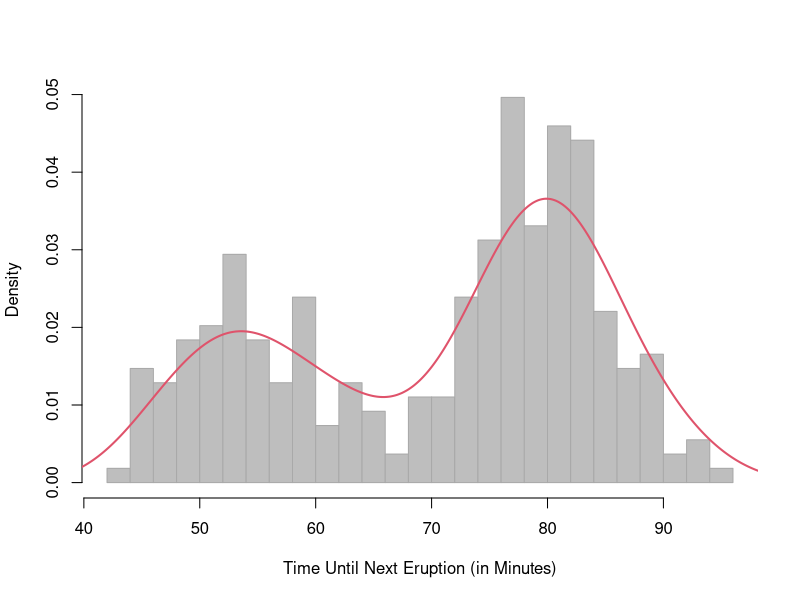

Write R code to recreate this figure. (Note: this script raises an error after producing the figure.)
## ---- chunk 1
knitr::opts_chunk$set(echo = TRUE)
## ---- chunk 2
data(faithful)
head(faithful)

waiting  = as.matrix(faithful[, 2, drop = FALSE])
h <- hist(waiting, col = "grey", bor = "darkgrey", breaks = 24, prob = TRUE, 
          xlab = "Time Until Next Eruption (in Minutes)", main="")
lines(density(waiting), col = 2, lwd = 2)
## ---- chunk 3
#--- WRITE A FUNCTION TO GET LOG LIKELIHOOD WHICH WILL BE PLACED INSIDE THE EM FUNCTION


## Define the optimization function

em_mixture <- function(starting_values, Y, tol = .0001, maxits = 100) {
  converged <- FALSE
  iter <- 0
  N <- length(Y)
  df <- tibble()

  # initialize starting values
  pi_1 <- starting_values$pi_1
  pi_2 <- starting_values$pi_2
  mu_1 <- starting_values$mu_1
  mu_2 <- starting_values$mu_2
  var_1 <- starting_values$var_1
  var_2 <- starting_values$var_2
  
  # Loop until convergence
  while ((!converged) & (iter < maxits)) {
    # Evaluate the log likelihood at the initial parameters
    ll <- log_lik(Y = Y,
                  pi_1 = pi_1,
                  pi_2 = pi_2,
                  mu_1 = mu_1,
                  mu_2 = mu_2,
                  var_1 = var_1,
                  var_2 = var_2)
    # E-Step
    gamma_1 <- pi_1 * dnorm(Y, mu_1, sd = sqrt(var_1)) /
    (pi_1 * dnorm(Y, mu_1, sd = sqrt(var_1)) + pi_2 * dnorm(Y, mu_2, sd = sqrt(var_2)))
    gamma_2 <- pi_2 * dnorm(Y, mu_2, sd = sqrt(var_2)) /
    (pi_1 * dnorm(Y, mu_1, sd = sqrt(var_1)) + pi_2 * dnorm(Y, mu_2, sd = sqrt(var_2)))

    # Store parameters
    df <- rbind(df,
                tibble(
                  iter = iter,
                  ll = ll,
                  pi_1 = pi_1,
                  pi_2 = pi_2,
                  mu_1 = mu_1,
                  mu_2 = mu_2,
                  var_1 = var_1,
                  var_2 = var_2,
                  gamma_1 = list(gamma_1),
                  gamma_2 = list(gamma_2))
                )
    # M-Step
    pi_1 <- sum(gamma_1)/N
    pi_2 <- sum(gamma_2)/N
    mu_1 <-  sum(Y * gamma_1) / sum(gamma_1)
    mu_2 <-  sum(Y * gamma_2) / sum(gamma_2)
    var_1 <- sum((Y - mu_1)^2 * gamma_1) / sum(gamma_1)
    var_2 <- sum((Y - mu_2)^2 * gamma_2) / sum(gamma_2)
    
    # Evaluate the log likelihood at the new parameter values
    ll.new <- log_lik(Y = Y,
                      pi_1 = pi_1,
                      pi_2 = pi_2,
                      mu_1 = mu_1,
                      mu_2 = mu_2,
                      var_1 = var_1,
                      var_2 = var_2)
    # Once the difference between likelihood in the last iterations, change convergence to finish the loop

    
    if(abs(ll - ll.new) < tol) {
      converged <- TRUE
      }
    # Onto the next iteration
    iter <- iter + 1
    # Give yourself a message to keep track of progress
    cat(paste0("Running iteration ", iter,
               ". Log likelihood changed by ", round(abs(ll - ll.new), 4), "\n"))
    }
  # Return the dataframe with the iterations information
  return(df)
  }


## Define starting values
starting_values <- list(pi_1 = .5, pi_2 = .5, mu_1 = 50, mu_2 = 90, var_1 = 1, var_2 = 1)
## Save the information ir the object em
em <- em_mixture(starting_values = starting_values, Y = waiting)
## ---- chunk 4
### Plot loglikelihood vs iterarions

ggplot(em, aes(x = iter, y = ll)) +
  geom_line() +
  labs(title = "Log likelihood Vs. iterations",
       x = "Iterations",
       y = "Log likelihood") +
  theme_light()

### Plot loglikelihood vs iterarions without the first row
em_1 <- em[-1, ]
ggplot(em_1, aes(x = iter, y = ll)) +
geom_line() +
labs(title = "Log likelihood Vs. iterations",
x = "Iterations",
y = "Log likelihood") +
theme_light()

### Plot mu_1 vs iterarions
ggplot(em, aes(x = iter, y = mu_1)) +
geom_line() +
labs(title = "mu_1 Vs. iterations",
x = "Iterations",
y = "mu_1") +
theme_light()
## ---- chunk 5
### Run EM algorithm for eruptions
eruptions = as.matrix(faithful[, 1, drop = FALSE])
starting_values_e <- list(pi_1 = .5, pi_2 = .5, mu_1 = 2, mu_2 = 5, var_1 = 1, var_2 = 1)
em_e <- em_mixture(starting_values = starting_values_e, Y = eruptions)

### Include gamma 1 and gamma 2 for waiting ans eruptions in the data frame
gamma_1_w <- unlist(em[13,9])
gamma_1_e <- unlist(em_e[16,9])
gamma_2_w <- unlist(em[13,10])
gamma_2_e <- unlist(em_e[16,10])
faithful2 <- cbind(faithful, gamma_1_w, gamma_2_w, gamma_1_e, gamma_2_e)

### Correlation
cor(gamma_1_w, gamma_1_e)

cor(gamma_2_w, gamma_2_e)

### Plot Eruptions vs Waiting with color the points by their estimated probability of membership in the first cluster (short type) on waiting time
plot_w <- ggplot(faithful2,
                 aes(x = eruptions,
                     y = waiting,
                     color = gamma_1_w)) +
  geom_point() +
  labs(title = "Eruptions vs Waiting times",
       subtitle ="gamma_1_w: est prob of short type on waiting",
       x = "Eruptions time",
       y = "Waiting time") +
  scale_color_gradient(low = "blue", high = "red")+
  theme_minimal()

plot_e <- ggplot(faithful2,
                 aes(x = eruptions,
                     y = waiting,
                     color = gamma_1_e)) +
  geom_point() +
  labs(title = "Eruptions vs Waiting times",
       subtitle ="gamma_1_e: est prob of short type on eruptions",
       x = "Eruptions time",
       y = "Waiting time") +
  scale_color_gradient(low = "blue", high = "red")+
  theme_minimal()

### Arrange plots
gridExtra::grid.arrange(plot_w, plot_e, ncol = 2)
## ---- chunk 6
set.seed(123)

# Define the rate of the Poisson distribution
lambda <- 2

# Define the number of samples
n_samples <- 500

# Define the number of cars for each sample
n_cars <- 1:n_samples

# Generate the samples
samples <- lapply(n_cars, function(n) rpois(n, lambda))

# Compute the average number of people per car for each sample
avg_people_per_car <- sapply(samples, mean)

# Plot the results
plot(n_cars, avg_people_per_car, type = "l", 
     xlab = "Sample Size (# of Cars)", 
     ylab = "Average # of People per Car", 
     main = "Average # of People per Car vs. Sample Size")
abline(h = lambda, col = "red")

## ---- chunk 7
set.seed(123)

hundred_cars <- rpois(100, 2)

h_mean <- mean(hundred_cars)
h_sd <- sd(hundred_cars)
approx_sd <- h_sd / sqrt(100)


cat("Sample mean:", h_mean, "\n")
cat("Sample standard deviation:", h_sd, "\n")
cat("CLT standard deviation:", approx_sd, "\n")
## ---- chunk 8
# Set the seed for reproducibility
set.seed(123)

# Define the sample sizes
n <- c(1, 5, 30, 100)

# Generate the histograms
par(mfrow = c(2, 2))
for (i in 1:length(n)) {
  # Generate the replicates
  replicates <- replicate(10000, mean(rpois(n[i], lambda)))
  
  # Plot the histogram
  hist(replicates, breaks = 20, col = "gray", 
       main = paste0("Histogram of Sample Mean with n = ", n[i]), 
       xlab = "Sample Mean")
  
  # Add a vertical line at the true mean
  abline(v = lambda, col = "red", lwd = 2)
}
## ---- chunk 9
true_mean <- 2
sigma <- sqrt(2)
n_cars <- 100
x_bar <- 1.7

z_score <- (x_bar - true_mean) / (sigma / sqrt(n_cars))

prob <- pnorm(z_score)

cat("The probability of getting a 1.7 or less", prob, "\n")

#Z-score formula solve for a new value, find the score when prob is 0.01

req_xbar <- ( qnorm(0.01) * (sigma / sqrt(n_cars)) ) + true_mean

cat("To ensure the probability stays below 1%, you need to make sure the mean number of people per car is less than or equal to", req_xbar, "\n")
